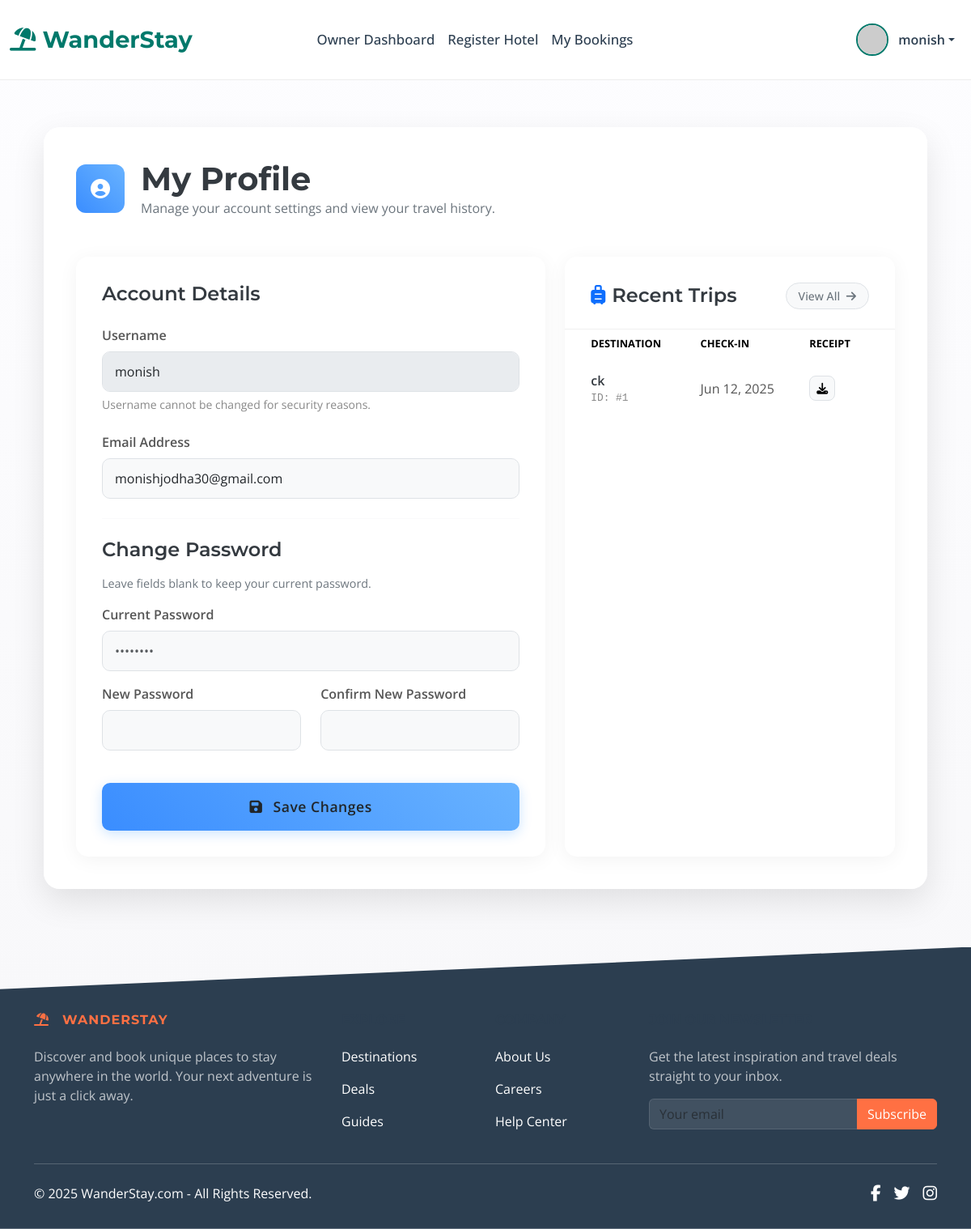
/profile (signed in), run on an earlier commit of the app's database.
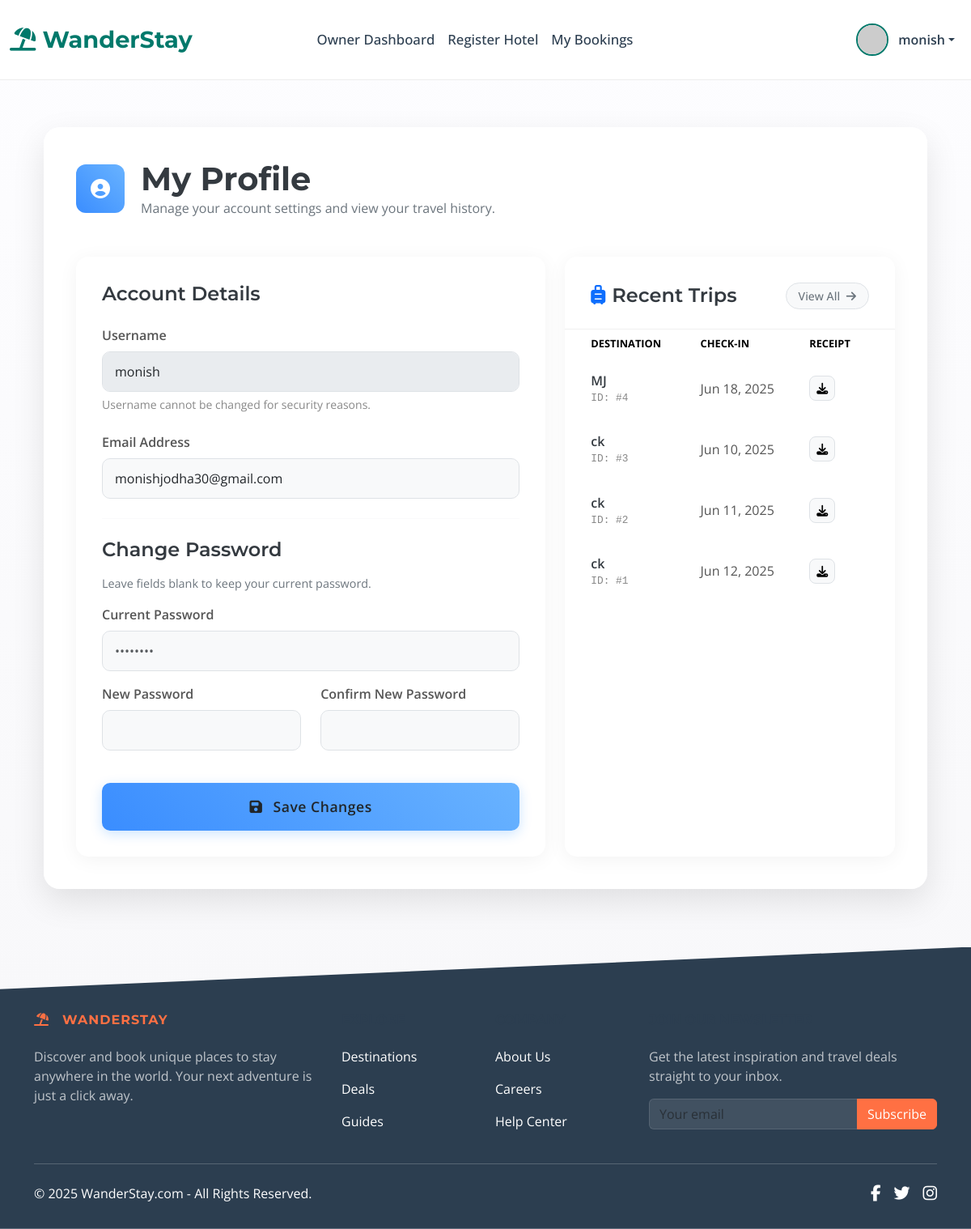
And on a later commit of the database.
### app.py (models this page shows, shortened)
class Booking(db.Model):
    id = db.Column(db.Integer, primary_key=True)
    user_id = db.Column(db.Integer, db.ForeignKey('user.id', ondelete='CASCADE'), nullable=False)
    hotel_id = db.Column(db.Integer, db.ForeignKey('hotel.id', ondelete='CASCADE'), nullable=False)
    room_type_id = db.Column(db.Integer, db.ForeignKey('room_type.id', ondelete='CASCADE'), nullable=False)
    check_in_date = db.Column(db.Date, nullable=False)
    check_out_date = db.Column(db.Date, nullable=False)
    total_price = db.Column(db.Float, nullable=False)
    status = db.Column(db.String(50), default='Confirmed')
    created_at = db.Column(db.DateTime, nullable=False, default=datetime.utcnow)

class Hotel(db.Model):
    id = db.Column(db.Integer, primary_key=True)
    name = db.Column(db.String(100), nullable=False)
    location = db.Column(db.String(200), nullable=False)
    description = db.Column(db.Text, nullable=True)
    price_per_night = db.Column(db.Float, nullable=True)
    image_url = db.Column(db.String(255), nullable=True, default='https://via.placeholder.com/800x500.png?text=Main+Hotel+Image')
    owner_id = db.Column(db.Integer, db.ForeignKey('user.id', ondelete='CASCADE'), nullable=False)
    owner = db.relationship('User', back_populates='hotels')
    is_approved = db.Column(db.Boolean, default=False, nullable=False)
    star_rating = db.Column(db.Integer, nullable=True)
    amenities = db.relationship('Amenity', secondary=hotel_amenities, lazy='subquery', backref=db.backref('hotels', lazy=True))
    latitude = db.Column(db.Float, nullable=True)
    longitude = db.Column(db.Float, nullable=True)
    gallery_images = db.relationship('HotelImage', backref='hotel_ref', lazy='dynamic', cascade="all, delete-orphan")
    bookings = db.relationship('Booking', backref='hotel', lazy=True, foreign_keys='Booking.hotel_id', cascade="all, delete-orphan")
    wishlisted_by_users = db.relationship('Wishlist', backref='hotel', lazy='dynamic', cascade='all, delete-orphan')
    room_types = db.relationship('RoomType', backref='hotel', lazy='dynamic', cascade="all, delete-orphan")
    bookings = db.relationship('Booking', backref='hotel', lazy=True)

### app.py (the view, shortened to what this page needs)
@app.route('/profile', methods=['GET', 'POST'])
@login_required
def profile():
    recent_bookings = Booking.query.filter_by(user_id=current_user.id).order_by(desc(Booking.created_at)).limit(5).all()
    return render_template('profile.html', user=current_user, bookings=recent_bookings)

### app.py (called while the page is built)
@login_manager.user_loader
def load_user(user_id):
    user = User.query.get(int(user_id))
    if user and user.is_active:
        return user
    return None

@app.context_processor
def utility_processor():
    def is_hotel_in_wishlist(hotel_id):
        if current_user.is_authenticated:
            return Wishlist.query.filter_by(user_id=current_user.id, hotel_id=hotel_id).first() is not None
        return False
    return dict(is_hotel_in_wishlist=is_hotel_in_wishlist)

### templates/profile.html (shortened to what the changed rows need)
{% extends "base.html" %}
{% block content %}
<div class="container my-5">
    <div style="background-color: rgba(255, 255, 255, 0.9); backdrop-filter: blur(10px); -webkit-backdrop-filter: blur(10px); border-radius: 20px; padding: 2.5rem; box-shadow: 0 15px 40px rgba(0,0,0,0.1);">
        <div class="d-flex align-items-center mb-5">
            <div>
                <h1 class="mb-0" style="font-weight: 700; color: #343a40;">My Profile</h1>
            </div>
        </div>
        <div class="row g-4">
            <div class="col-lg-5">
                <div style="background-color: #ffffff; border-radius: 15px; box-shadow: 0 4px 25px rgba(0,0,0,0.05); height: 100%; display: flex; flex-direction: column;">
                    <div style="flex-grow: 1;">
                        {% if bookings %}
                        <div class="table-responsive">
                            <table class="table table-borderless align-middle mb-0">
                                <thead style="font-size: 0.8rem; color: #6c757d; text-transform: uppercase;">
                                    <tr>
                                        <th style="padding-left: 2rem;">Destination</th>
                                        <th>Check-in</th>
                                        <th style="padding-right: 2rem;">Receipt</th>
                                    </tr>
                                </thead>
                                <tbody>
                                    {% for booking in bookings %}
                                    <tr class="booking-row" style="transition: background-color 0.2s ease-in-out;">
                                        <td style="padding: 1rem 0 1rem 2rem;">
                                            <a href="{{ url_for('hotel_detail', hotel_id=booking.hotel.id) }}" style="color: #343a40; text-decoration: none; font-weight: 600;">{{ booking.hotel.name }}</a>
                                            <small style="display: block; color: #888; font-family: monospace; font-size: 0.8rem;">ID: #{{ booking.id }}</small>
                                        </td>
                                        <td style="color: #555;">{{ booking.check_in_date.strftime('%b %d, %Y') }}</td>
                                        <td style="padding-right: 2rem;">
                                            <a href="{{ url_for('download_receipt', booking_id=booking.id) }}" class="btn btn-light btn-sm" title="Download Receipt" style="border: 1px solid #dee2e6; border-radius: 8px;">
                                                <i class="fas fa-download"></i>
                                            </a>
                                        </td>
                                    </tr>
                                    {% endfor %}
                                </tbody>
                            </table>
                        </div>
                        {% endif %}
                    </div>
                </div>
            </div>
        </div>
    </div>
</div>
{% endblock %}

What changed in the data, as far as the page shows it:
added Booking: hotel.name "MJ", id "4", check_in_date "Jun 18, 2025"
added Booking: hotel.name "ck", id "3", check_in_date "Jun 10, 2025"
added Booking: hotel.name "ck", id "2", check_in_date "Jun 11, 2025"
